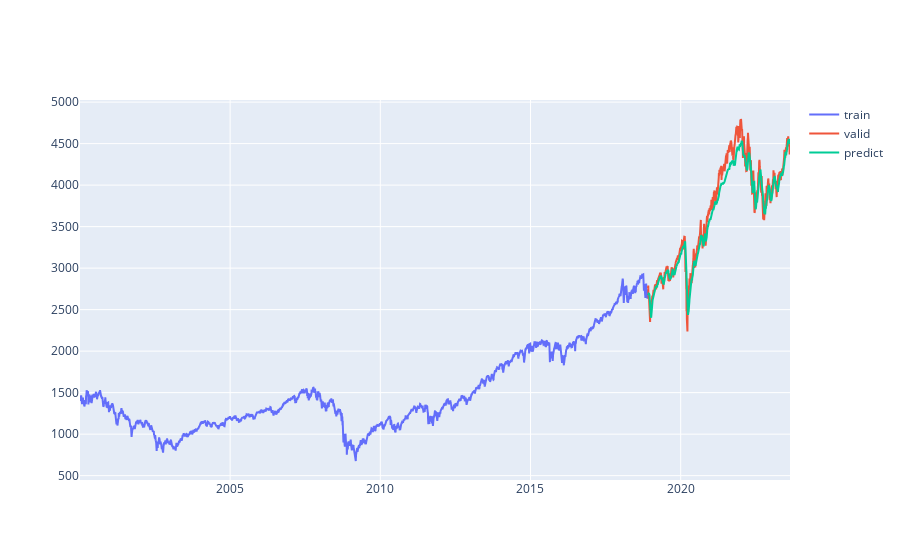

Notebook code cell kept with this figure:
### Code cell
train = np.squeeze(price_list[:training_data_len])
valid = np.squeeze(price_list[training_data_len:])
predictions = np.squeeze(predictions)
train_date_list = date_list[:training_data_len]
valid_date_list = date_list[training_data_len:]
valid_date_list2 = date_list[training_data_len:]
fig = go.Figure()
fig.add_trace(go.Scatter(x=train_date_list, y=train, name='train',  mode='lines'))
fig.add_trace(go.Scatter(x=valid_date_list, y=valid, name='valid',  mode='lines'))
fig.add_trace(go.Scatter(x=valid_date_list2, y=predictions, name='predict',  mode='lines'))
fig.show()

### Figure 1 — Plotly figure (JSON) as saved in the notebook; plotly's stock layout.template omitted (floating-point values rounded to 4 significant figures; data arrays with more than 128 entries replaced by an {"elided": "..."} marker saying what was removed)
{"data": [{"mode": "lines", "name": "train", "type": "scatter", "x": {"elided": "4934 str values"}, "y": {"elided": "4934 float values"}}, {"mode": "lines", "name": "valid", "type": "scatter", "x": {"elided": "1233 str values"}, "y": {"elided": "1233 float values"}}, {"mode": "lines", "name": "predict", "type": "scatter", "x": {"elided": "1233 str values"}, "y": {"elided": "1233 float values"}}], "layout": {}}
